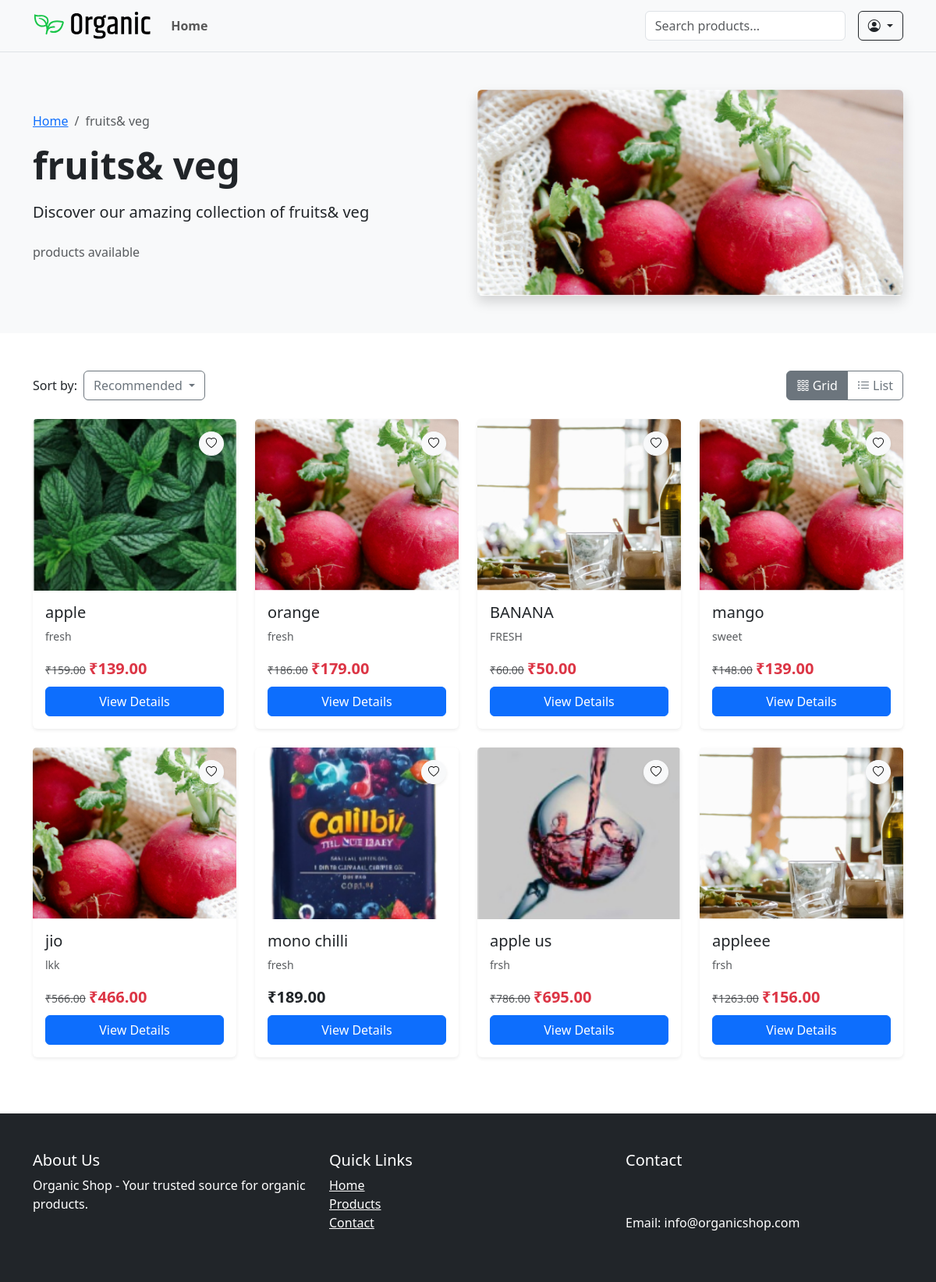
/category/breadssweets/, run on the app's committed database.
### shop/models.py (models this page shows, shortened)
class Category(models.Model):
    name = models.CharField(max_length=100)
    slug = models.SlugField(unique=True)
    image = models.ImageField(upload_to='categories/')
    is_active = models.BooleanField(default=True)
    class Meta:
        verbose_name_plural = "Categories"

class Product(models.Model):
    category = models.ForeignKey(Category, on_delete=models.CASCADE, related_name='products')
    name = models.CharField(max_length=255)
    slug = models.SlugField(unique=True ,blank=True)
    description = models.TextField()
    price = models.DecimalField(max_digits=10, decimal_places=2)
    discount_price = models.DecimalField(max_digits=10, decimal_places=2, null=True, blank=True)
    image = models.ImageField(upload_to='products/')
    is_featured = models.BooleanField(default=False)
    sold_count = models.PositiveIntegerField(default=0)
    created_at = models.DateTimeField(auto_now_add=True)
    views = models.PositiveIntegerField(default=0)
    available = models.BooleanField(default=True)
    stock = models.PositiveIntegerField(default=0)
    @property
    def has_variants(self):
        return self.variants.exists()
    @property
    def display_discount(self):
        if self.has_variants or not self.discount_price:
            return None
        return self.get_discount_percentage

class ProductVariant(models.Model):
    product = models.ForeignKey(Product, on_delete=models.CASCADE, related_name='variants')
    values = models.ManyToManyField(VariantValue)
    price = models.DecimalField(max_digits=10, decimal_places=2)
    discount_price = models.DecimalField(max_digits=10, decimal_places=2, null=True, blank=True)
    stock = models.IntegerField()
    sku = models.CharField(max_length=50, unique=True, blank=True)
    image = models.ImageField(upload_to='variants/', null=True, blank=True)
    sold_count = models.IntegerField(default=0)

### shop/views.py (the view)
# urls.py: path('category/<slug:slug>/', views.category_detail, name='category_detail'),
def category_detail(request, slug):
    category = get_object_or_404(Category, slug=slug)
    products = category.products.filter(available=True).prefetch_related('variants')
    category = get_object_or_404(Category, slug=slug, is_active=True)
    sort = request.GET.get('sort')
    if sort == 'price_asc':
        products = sorted(products, key=lambda p: (p.variants.order_by('-stock').first().price if p.variants.exists() else 0))
    elif sort == 'price_desc':
        products = sorted(products, key=lambda p: (p.variants.order_by('-stock').first().price if p.variants.exists() else 0), reverse=True)
    elif sort == 'newest':
        products = products.order_by('-created_at')
    elif sort == 'rating':
        products = sorted(products, key=lambda p: p.reviews.aggregate(avg=Avg('rating'))['avg'] or 0, reverse=True)
    for product in products:
        default_variant = product.variants.order_by('-stock').first()
        product.default_variant = default_variant
    wishlist_items = []
    if request.user.is_authenticated:
        wishlist_items = Wishlist.objects.filter(user=request.user).values_list('product_id', flat=True)
    context = {
        'category': category,
        'products': products,
        'wishlist_items': wishlist_items,  # pass to template
    }
    return render(request, 'shop/category_detail.html', context)

### shop/templates/shop/category_detail.html (shortened to what this page needs)
{% extends 'shop/base.html' %}
{% load static %}
{% block content %}
<section class="py-5" style="background-color: #f8f9fa;">
    <div class="container">
        <div class="row align-items-center">
            <div class="col-md-6">
                <nav aria-label="breadcrumb">
                    <ol class="breadcrumb">
                        <li class="breadcrumb-item"><a href="{% url 'shop:index' %}">Home</a></li>
                        <li class="breadcrumb-item active" aria-current="page">{{ category.name }}</li>
                    </ol>
                </nav>
                <h1 class="display-5 fw-bold mb-3">{{ category.name }}</h1>
                <p class="lead mb-4">{{ category.description|default:"Discover our amazing collection of "|add:category.name }}</p>
                <p class="text-muted">{{ products.paginator.count }} products available</p>
            </div>
            <div class="col-md-6">
                {% if category.image %}
                <img src="{{ category.image.url }}" alt="{{ category.name }}" class="img-fluid rounded shadow" style="max-height: 300px; width: 100%; object-fit: cover;">
                {% else %}
                <img src="{% static 'images/placeholder-category.jpg' %}" alt="{{ category.name }}" class="img-fluid rounded shadow" style="max-height: 300px; width: 100%; object-fit: cover;">
                {% endif %}
            </div>
        </div>
    </div>
</section>
<section class="py-5">
    <div class="container">
        <div class="row mb-4">
            <div class="col-md-6">
                <div class="d-flex align-items-center">
                    <span class="me-2">Sort by:</span>
                    <div class="dropdown">
                        <button class="btn btn-outline-secondary dropdown-toggle" type="button" id="sortDropdown" data-bs-toggle="dropdown" aria-expanded="false">
                            {% if request.GET.sort %}{{ request.GET.sort|title }}{% else %}Recommended{% endif %}
                        </button>
                    </div>
                </div>
            </div>
            <div class="col-md-6 text-md-end">
                <div class="btn-group" role="group" aria-label="View options">
                    <button type="button" class="btn btn-outline-secondary active" id="gridView">
                        <i class="bi bi-grid-3x3-gap"></i> Grid
                    </button>
                    <button type="button" class="btn btn-outline-secondary" id="listView">
                        <i class="bi bi-list-ul"></i> List
                    </button>
                </div>
            </div>
        </div>
        <div class="row" id="productsContainer">
            {% for product in products %}
            {% with variant=product.default_variant %}
            <div class="col-lg-3 col-md-4 col-sm-6 mb-4 product-card">
                <div class="card h-100 border-0 shadow-sm hover-shadow transition">
                    <div class="position-relative">
                        {% if variant and variant.image %}
                            <img src="{{ variant.image.url }}" class="card-img-top" alt="{{ product.name }}" style="height: 220px; object-fit: cover;">
                        {% elif product.image %}
                            <img src="{{ product.image.url }}" class="card-img-top" alt="{{ product.name }}" style="height: 220px; object-fit: cover;">
                        {% else %}
                            <img src="{% static 'images/placeholder-product.jpg' %}" class="card-img-top" alt="{{ product.name }}" style="height: 220px; object-fit: cover;">
                        {% endif %}
                        <div class="card-img-overlay d-flex flex-column justify-content-between">
                            <div class="d-flex justify-content-end">
                                                    <form action="{% url 'accounts:add_to_wishlist' product.id %}" method="post">
                            <button type="submit" class="btn btn-light btn-sm rounded-circle shadow-sm btn-heart">
                                <i class="bi {% if product.id in wishlist_items %}bi-heart-fill text-danger{% else %}bi-heart{% endif %}"></i>
                            </button>
                        </form>
                            </div>
                        </div>
                    </div>
                    <div class="card-body">
                        <h5 class="card-title">{{ product.name }}</h5>
                        <p class="card-text text-muted small">{{ product.description|truncatewords:15 }}</p>
                        <div class="price mb-2">
                            {% if variant %}
                                {% if variant.discount_price %}
                                    <del class="text-muted small">₹{{ variant.price }}</del>
                                    <span class="fs-5 fw-bold text-danger">₹{{ variant.discount_price }}</span>
                                {% else %}
                                    <span class="fs-5 fw-bold">₹{{ variant.price }}</span>
                                {% endif %}
                            {% else %}
                                <span class="text-muted">Price not available</span>
                            {% endif %}
                        </div>
                        <div class="d-grid gap-2">
                            <a href="{% url 'shop:product_detail' product.slug %}" class="btn btn-primary">View Details</a>
                        </div>
                    </div>
                </div>
            </div>
            {% endwith %}
            {% endfor %}
        </div>
    </div>
</section>
{% endblock %}

### shop/static/css/style.css (style rules this page uses)
.product-card { transition: transform 0.3s; }
.price del { color: #6c757d; }
.price .text-danger { font-weight: bold; }

### data on the page
Category: name "fruits& veg", description|add "Discover our amazing collection of fruits& veg", image (picture)
Product: image (picture), name "apple", description "fresh", default_variant.price "159.00", default_variant.discount_price "139.00"
Product: image (picture), name "orange", description "fresh", default_variant.price "186.00", default_variant.discount_price "179.00"
Product: image (picture), name "BANANA", description "FRESH", default_variant.price "60.00", default_variant.discount_price "50.00"
Product: image (picture), name "mango", description "sweet", default_variant.price "148.00", default_variant.discount_price "139.00"
Product: image (picture), name "jio", description "lkk", default_variant.price "566.00", default_variant.discount_price "466.00"
Product: image (picture), name "mono chilli", description "fresh", default_variant.price "189.00"
Product: image (picture), name "apple us", description "frsh", default_variant.price "786.00", default_variant.discount_price "695.00"
Product: image (picture), name "appleee", description "frsh", default_variant.price "1263.00", default_variant.discount_price "156.00"
